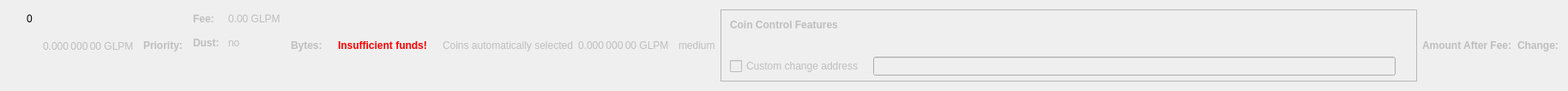
    <widget class="QWidget" name="dummyHideWidget" native="true">
     <property name="maximumSize">
      <size>
       <width>100</width>
       <height>22</height>
      </size>
     </property>
     <layout class="QHBoxLayout" name="dummyHideLayout">
      <item>
       <layout class="QFormLayout" name="formLayoutCoinControl1">
        <property name="horizontalSpacing">
         <number>10</number>
        </property>
        <property name="verticalSpacing">
         <number>14</number>
        </property>
        <property name="leftMargin">
         <number>10</number>
        </property>
        <property name="topMargin">
         <number>4</number>
        </property>
        <property name="rightMargin">
         <number>6</number>
        </property>
        <item row="0" column="1">
         <widget class="QLabel" name="labelCoinControlBytes">
          <property name="cursor">
           <cursorShape>IBeamCursor</cursorShape>
          </property>
          <property name="contextMenuPolicy">
           <enum>Qt::ActionsContextMenu</enum>
          </property>
          <property name="text">
           <string notr="true">0</string>
          </property>
          <property name="textInteractionFlags">
           <set>Qt::LinksAccessibleByMouse|Qt::TextSelectableByKeyboard|Qt::TextSelectableByMouse</set>
          </property>
         </widget>
        </item>
       </layout>
      </item>
      <item>
       <widget class="QLabel" name="labelCoinControlAfterFee">
        <property name="enabled">
         <bool>false</bool>
        </property>
        <property name="sizePolicy">
         <sizepolicy hsizetype="Fixed" vsizetype="Fixed">
          <horstretch>0</horstretch>
          <verstretch>0</verstretch>
         </sizepolicy>
        </property>
        <property name="minimumSize">
         <size>
          <width>111</width>
          <height>12</height>
         </size>
        </property>
        <property name="maximumSize">
         <size>
          <width>111</width>
          <height>12</height>
         </size>
        </property>
        <property name="cursor">
         <cursorShape>IBeamCursor</cursorShape>
        </property>
        <property name="contextMenuPolicy">
         <enum>Qt::ActionsContextMenu</enum>
        </property>
        <property name="text">
         <string notr="true">0.000 000 00 GLPM</string>
        </property>
        <property name="textInteractionFlags">
         <set>Qt::LinksAccessibleByMouse|Qt::TextSelectableByKeyboard|Qt::TextSelectableByMouse</set>
        </property>
       </widget>
      </item>
      <item>
       <widget class="QLabel" name="labelCoinControlPriorityText">
        <property name="enabled">
         <bool>false</bool>
        </property>
        <property name="font">
         <font>
          <weight>75</weight>
          <bold>true</bold>
         </font>
        </property>
        <property name="text">
         <string>Priority:</string>
        </property>
       </widget>
      </item>
      <item>
       <layout class="QHBoxLayout" name="horizontalLayout"/>
      </item>
      <item>
       <layout class="QFormLayout" name="formLayoutCoinControl3">
        <property name="horizontalSpacing">
         <number>10</number>
        </property>
        <property name="verticalSpacing">
         <number>14</number>
        </property>
        <property name="leftMargin">
         <number>6</number>
        </property>
        <property name="topMargin">
         <number>4</number>
        </property>
        <property name="rightMargin">
         <number>6</number>
        </property>
        <item row="0" column="0">
         <widget class="QLabel" name="labelCoinControlFeeText">
          <property name="enabled">
           <bool>false</bool>
          </property>
          <property name="font">
           <font>
            <weight>75</weight>
            <bold>true</bold>
           </font>
          </property>
          <property name="text">
           <string>Fee:</string>
          </property>
          <property name="margin">
           <number>0</number>
          </property>
         </widget>
        </item>
        <item row="0" column="1">
         <widget class="QLabel" name="labelCoinControlFee">
          <property name="enabled">
           <bool>false</bool>
          </property>
          <property name="cursor">
           <cursorShape>IBeamCursor</cursorShape>
          </property>
          <property name="contextMenuPolicy">
           <enum>Qt::ActionsContextMenu</enum>
          </property>
          <property name="text">
           <string notr="true">0.00 GLPM</string>
          </property>
          <property name="textInteractionFlags">
           <set>Qt::LinksAccessibleByMouse|Qt::TextSelectableByKeyboard|Qt::TextSelectableByMouse</set>
          </property>
         </widget>
        </item>
        <item row="1" column="0">
         <widget class="QLabel" name="labelCoinControlLowOutputText">
          <property name="enabled">
           <bool>false</bool>
          </property>
          <property name="font">
           <font>
            <weight>75</weight>
            <bold>true</bold>
           </font>
          </property>
          <property name="text">
           <string>Dust:</string>
          </property>
         </widget>
        </item>
        <item row="1" column="1">
         <widget class="QLabel" name="labelCoinControlLowOutput">
          <property name="enabled">
           <bool>false</bool>
          </property>
          <property name="cursor">
           <cursorShape>IBeamCursor</cursorShape>
          </property>
          <property name="contextMenuPolicy">
           <enum>Qt::ActionsContextMenu</enum>
          </property>
          <property name="text">
           <string>no</string>
          </property>
          <property name="textInteractionFlags">
           <set>Qt::LinksAccessibleByMouse|Qt::TextSelectableByKeyboard|Qt::TextSelectableByMouse</set>
          </property>
         </widget>
        </item>
       </layout>
      </item>
      <item>
       <widget class="QLabel" name="labelCoinControlBytesText">
        <property name="enabled">
         <bool>false</bool>
        </property>
        <property name="font">
         <font>
          <weight>75</weight>
          <bold>true</bold>
         </font>
        </property>
        <property name="text">
         <string>Bytes:</string>
        </property>
       </widget>
      </item>
      <item>
       <layout class="QFormLayout" name="formLayoutCoinControl2">
        <property name="horizontalSpacing">
         <number>10</number>
        </property>
        <property name="verticalSpacing">
         <number>14</number>
        </property>
        <property name="leftMargin">
         <number>6</number>
        </property>
        <property name="topMargin">
         <number>4</number>
        </property>
        <property name="rightMargin">
         <number>6</number>
        </property>
       </layout>
      </item>
      <item>
       <layout class="QHBoxLayout" name="horizontalLayoutCoinControl2">
        <property name="spacing">
         <number>8</number>
        </property>
        <property name="bottomMargin">
         <number>10</number>
        </property>
       </layout>
      </item>
      <item>
       <widget class="QLabel" name="labelCoinControlInsuffFunds">
        <property name="enabled">
         <bool>false</bool>
        </property>
        <property name="minimumSize">
         <size>
          <width>0</width>
          <height>0</height>
         </size>
        </property>
        <property name="font">
         <font>
          <weight>75</weight>
          <bold>true</bold>
         </font>
        </property>
        <property name="styleSheet">
         <string notr="true">color:red;font-weight:bold;</string>
        </property>
        <property name="text">
         <string>Insufficient funds!</string>
        </property>
        <property name="margin">
         <number>5</number>
        </property>
       </widget>
      </item>
      <item>
       <layout class="QFormLayout" name="formLayoutCoinControl4">
        <property name="horizontalSpacing">
         <number>10</number>
        </property>
        <property name="verticalSpacing">
         <number>14</number>
        </property>
        <property name="leftMargin">
         <number>6</number>
        </property>
        <property name="topMargin">
         <number>4</number>
        </property>
        <property name="rightMargin">
         <number>6</number>
        </property>
       </layout>
      </item>
      <item>
       <widget class="QLabel" name="labelCoinControlAutomaticallySelected">
        <property name="enabled">
         <bool>false</bool>
        </property>
        <property name="sizePolicy">
         <sizepolicy hsizetype="Fixed" vsizetype="Fixed">
          <horstretch>0</horstretch>
          <verstretch>0</verstretch>
         </sizepolicy>
        </property>
        <property name="minimumSize">
         <size>
          <width>0</width>
          <height>0</height>
         </size>
        </property>
        <property name="maximumSize">
         <size>
          <width>240</width>
          <height>16777215</height>
         </size>
        </property>
        <property name="text">
         <string>Coins automatically selected</string>
        </property>
        <property name="margin">
         <number>5</number>
        </property>
       </widget>
      </item>
      <item>
       <widget class="QLabel" name="labelCoinControlChange">
        <property name="enabled">
         <bool>false</bool>
        </property>
        <property name="sizePolicy">
         <sizepolicy hsizetype="Fixed" vsizetype="Fixed">
          <horstretch>0</horstretch>
          <verstretch>0</verstretch>
         </sizepolicy>
        </property>
        <property name="minimumSize">
         <size>
          <width>111</width>
          <height>0</height>
         </size>
        </property>
        <property name="maximumSize">
         <size>
          <width>111</width>
          <height>16777215</height>
         </size>
        </property>
        <property name="cursor">
         <cursorShape>IBeamCursor</cursorShape>
        </property>
        <property name="contextMenuPolicy">
         <enum>Qt::ActionsContextMenu</enum>
        </property>
        <property name="text">
         <string notr="true">0.000 000 00 GLPM</string>
        </property>
        <property name="textInteractionFlags">
         <set>Qt::LinksAccessibleByMouse|Qt::TextSelectableByKeyboard|Qt::TextSelectableByMouse</set>
        </property>
       </widget>
      </item>
      <item>
       <widget class="QLabel" name="labelCoinControlPriority">
        <property name="enabled">
         <bool>false</bool>
        </property>
        <property name="cursor">
         <cursorShape>IBeamCursor</cursorShape>
        </property>
        <property name="contextMenuPolicy">
         <enum>Qt::ActionsContextMenu</enum>
        </property>
        <property name="text">
         <string>medium</string>
        </property>
        <property name="textInteractionFlags">
         <set>Qt::LinksAccessibleByMouse|Qt::TextSelectableByKeyboard|Qt::TextSelectableByMouse</set>
        </property>
       </widget>
      </item>
      <item>
       <widget class="QFrame" name="frameCoinControl">
        <property name="sizePolicy">
         <sizepolicy hsizetype="Expanding" vsizetype="Expanding">
          <horstretch>0</horstretch>
          <verstretch>0</verstretch>
         </sizepolicy>
        </property>
        <property name="maximumSize">
         <size>
          <width>16777215</width>
          <height>16777215</height>
         </size>
        </property>
        <property name="frameShape">
         <enum>QFrame::StyledPanel</enum>
        </property>
        <property name="frameShadow">
         <enum>QFrame::Sunken</enum>
        </property>
        <layout class="QVBoxLayout" name="verticalLayoutCoinControl2_2">
         <property name="spacing">
          <number>0</number>
         </property>
         <property name="leftMargin">
          <number>0</number>
         </property>
         <property name="topMargin">
          <number>0</number>
         </property>
         <property name="rightMargin">
          <number>0</number>
         </property>
         <property name="bottomMargin">
          <number>6</number>
         </property>
         <item>
          <layout class="QVBoxLayout" name="verticalLayoutCoinControl" stretch="0,0,0,1">
           <property name="spacing">
            <number>0</number>
           </property>
           <property name="leftMargin">
            <number>10</number>
           </property>
           <property name="topMargin">
            <number>10</number>
           </property>
           <item>
            <layout class="QHBoxLayout" name="horizontalLayoutCoinControl1">
             <property name="bottomMargin">
              <number>15</number>
             </property>
             <item>
              <widget class="QLabel" name="labelCoinControlFeatures">
               <property name="enabled">
                <bool>false</bool>
               </property>
               <property name="sizePolicy">
                <sizepolicy hsizetype="Preferred" vsizetype="Maximum">
                 <horstretch>0</horstretch>
                 <verstretch>0</verstretch>
                </sizepolicy>
               </property>
               <property name="font">
                <font>
                 <weight>75</weight>
                 <bold>true</bold>
                </font>
               </property>
               <property name="styleSheet">
                <string notr="true">font-weight:bold;</string>
               </property>
               <property name="text">
                <string>Coin Control Features</string>
               </property>
              </widget>
             </item>
            </layout>
           </item>
           <item>
            <widget class="QWidget" name="widgetCoinControl" native="true">
             <property name="sizePolicy">
              <sizepolicy hsizetype="Preferred" vsizetype="Preferred">
               <horstretch>0</horstretch>
               <verstretch>0</verstretch>
              </sizepolicy>
             </property>
             <property name="minimumSize">
              <size>
               <width>0</width>
               <height>0</height>
              </size>
             </property>
             <property name="styleSheet">
              <string notr="true"/>
             </property>
             <layout class="QHBoxLayout" name="horizontalLayoutCoinControl5_2">
              <property name="leftMargin">
               <number>0</number>
              </property>
              <property name="topMargin">
               <number>0</number>
              </property>
              <property name="rightMargin">
               <number>0</number>
              </property>
              <property name="bottomMargin">
               <number>0</number>
              </property>
              <item>
               <layout class="QHBoxLayout" name="horizontalLayoutCoinControl3">
                <property name="spacing">
                 <number>20</number>
                </property>
                <property name="topMargin">
                 <number>0</number>
                </property>
                <property name="bottomMargin">
                 <number>10</number>
                </property>
               </layout>
              </item>
             </layout>
            </widget>
           </item>
           <item>
            <layout class="QHBoxLayout" name="horizontalLayoutCoinControl4" stretch="0,0,0">
             <property name="spacing">
              <number>12</number>
             </property>
             <property name="sizeConstraint">
              <enum>QLayout::SetDefaultConstraint</enum>
             </property>
             <property name="topMargin">
              <number>5</number>
             </property>
             <property name="rightMargin">
              <number>5</number>
             </property>
             <item>
              <widget class="QCheckBox" name="checkBoxCoinControlChange">
               <property name="enabled">
                <bool>false</bool>
               </property>
               <property name="toolTip">
                <string>If this is activated, but the change address is empty or invalid, change will be sent to a newly generated address.</string>
               </property>
               <property name="text">
                <string>Custom change address</string>
               </property>
              </widget>
             </item>
             <item>
              <widget class="QValidatedLineEdit" name="lineEditCoinControlChange">
               <property name="enabled">
                <bool>false</bool>
               </property>
               <property name="sizePolicy">
                <sizepolicy hsizetype="Expanding" vsizetype="Fixed">
                 <horstretch>0</horstretch>
                 <verstretch>0</verstretch>
                </sizepolicy>
               </property>
              </widget>
             </item>
             <item>
              <widget class="QLabel" name="labelCoinControlChangeLabel_2">
               <property name="sizePolicy">
                <sizepolicy hsizetype="Preferred" vsizetype="Expanding">
                 <horstretch>0</horstretch>
                 <verstretch>0</verstretch>
                </sizepolicy>
               </property>
               <property name="minimumSize">
                <size>
                 <width>0</width>
                 <height>0</height>
                </size>
               </property>
               <property name="text">
                <string/>
               </property>
               <property name="margin">
                <number>3</number>
               </property>
              </widget>
             </item>
            </layout>
           </item>
           <item>
            <spacer name="verticalSpacerCoinControl">
             <property name="orientation">
              <enum>Qt::Vertical</enum>
             </property>
             <property name="sizeHint" stdset="0">
              <size>
               <width>800</width>
               <height>1</height>
              </size>
             </property>
            </spacer>
           </item>
          </layout>
         </item>
        </layout>
       </widget>
      </item>
      <item>
       <widget class="QLabel" name="labelCoinControlAfterFeeText">
        <property name="enabled">
         <bool>false</bool>
        </property>
        <property name="minimumSize">
         <size>
          <width>0</width>
          <height>0</height>
         </size>
        </property>
        <property name="maximumSize">
         <size>
          <width>16777215</width>
          <height>16777215</height>
         </size>
        </property>
        <property name="font">
         <font>
          <weight>75</weight>
          <bold>true</bold>
         </font>
        </property>
        <property name="text">
         <string>Amount After Fee:</string>
        </property>
        <property name="alignment">
         <set>Qt::AlignLeading|Qt::AlignLeft|Qt::AlignVCenter</set>
        </property>
        <property name="margin">
         <number>0</number>
        </property>
       </widget>
      </item>
      <item>
       <widget class="QLabel" name="labelCoinControlChangeText">
        <property name="enabled">
         <bool>false</bool>
        </property>
        <property name="sizePolicy">
         <sizepolicy hsizetype="Preferred" vsizetype="Preferred">
          <horstretch>0</horstretch>
          <verstretch>0</verstretch>
         </sizepolicy>
        </property>
        <property name="minimumSize">
         <size>
          <width>0</width>
          <height>0</height>
         </size>
        </property>
        <property name="maximumSize">
         <size>
          <width>16777215</width>
          <height>16777215</height>
         </size>
        </property>
        <property name="font">
         <font>
          <weight>75</weight>
          <bold>true</bold>
         </font>
        </property>
        <property name="text">
         <string>Change:</string>
        </property>
        <property name="alignment">
         <set>Qt::AlignLeading|Qt::AlignLeft|Qt::AlignVCenter</set>
        </property>
       </widget>
      </item>
     </layout>
    </widget>
